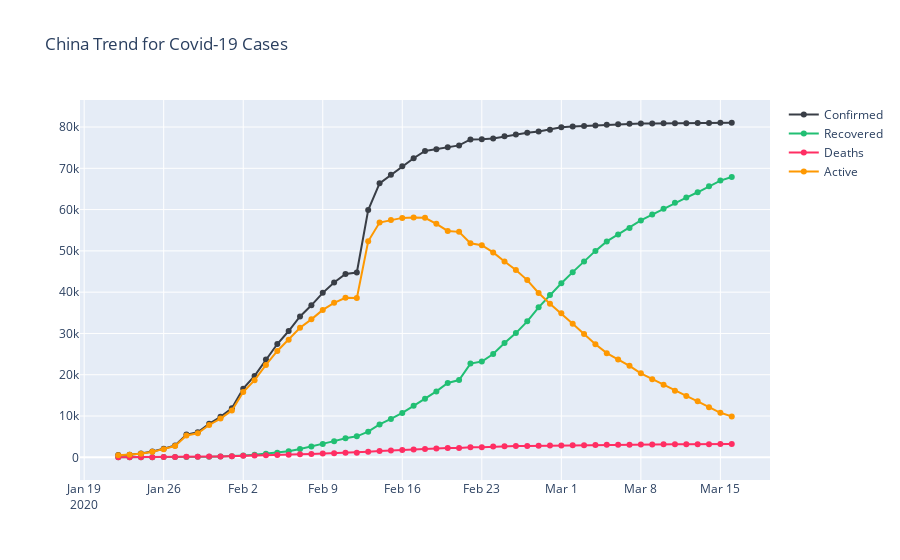

Source (notebook cell):
### Code cell
fig = go.Figure()
trace1 = go.Scatter(x=temp['Date'],
                    y=temp['Confirmed'],
                    mode='lines+markers',
                    name='Confirmed',
                    marker=dict(color=cnf,))

trace2 = go.Scatter(x=temp['Date'],
                    y=temp['Recovered'],
                    mode='lines+markers',
                    name='Recovered',
                    marker=dict(color=rec,))

trace3 = go.Scatter(x=temp['Date'],
                    y=temp['Deaths'],
                    mode='lines+markers',
                    name='Deaths',
                    marker=dict(color=dth,))

trace4 = go.Scatter(x=temp['Date'],
                    y=temp['Active'],
                    mode='lines+markers',
                    name='Active',
                    marker=dict(color=act,))

fig.add_trace(trace1)
fig.add_trace(trace2)
fig.add_trace(trace3)
fig.add_trace(trace4)
fig.update_layout(title='China Trend for Covid-19 Cases')
fig.show()
